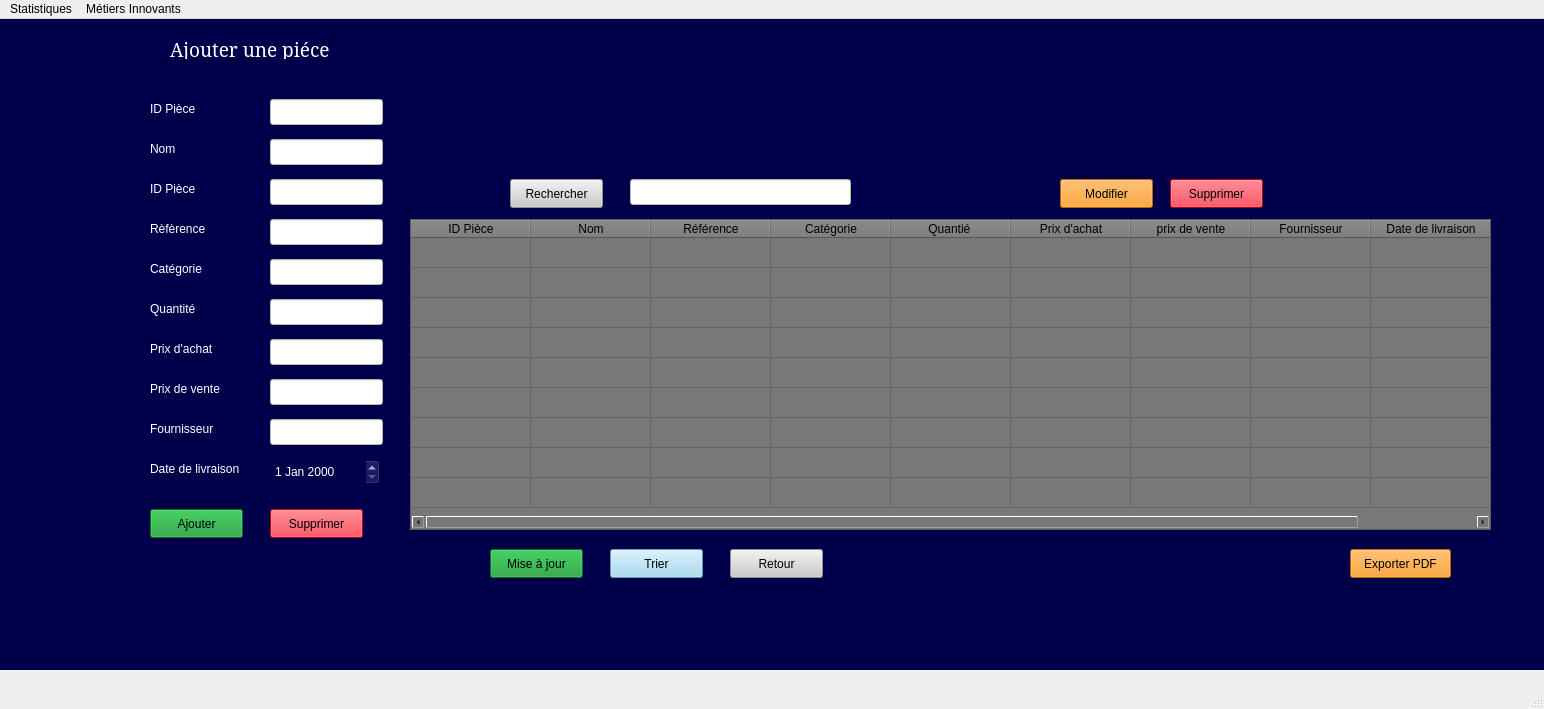
<?xml version="1.0" encoding="UTF-8"?>
<ui version="4.0">
 <class>Nstock</class>
 <widget class="QMainWindow" name="Nstock">
  <property name="geometry">
   <rect>
    <x>0</x>
    <y>0</y>
    <width>1544</width>
    <height>709</height>
   </rect>
  </property>
  <property name="windowTitle">
   <string>Nstock</string>
  </property>
  <widget class="QWidget" name="centralwidget">
   <widget class="QStackedWidget" name="stackedWidget">
    <property name="geometry">
     <rect>
      <x>0</x>
      <y>0</y>
      <width>1571</width>
      <height>651</height>
     </rect>
    </property>
    <property name="styleSheet">
     <string notr="true">background-color: rgb(0, 0, 74);</string>
    </property>
    <widget class="QWidget" name="page">
     <widget class="QLineEdit" name="lineEdit_14">
      <property name="geometry">
       <rect>
        <x>270</x>
        <y>200</y>
        <width>113</width>
        <height>26</height>
       </rect>
      </property>
      <property name="styleSheet">
       <string notr="true">background-color: rgb(255, 255, 255);</string>
      </property>
     </widget>
     <widget class="QPushButton" name="Supprimer">
      <property name="geometry">
       <rect>
        <x>1170</x>
        <y>160</y>
        <width>93</width>
        <height>29</height>
       </rect>
      </property>
      <property name="styleSheet">
       <string notr="true">background-color: rgb(253, 7, 27);</string>
      </property>
      <property name="text">
       <string>Supprimer</string>
      </property>
     </widget>
     <widget class="QLineEdit" name="lineEdit_13">
      <property name="geometry">
       <rect>
        <x>270</x>
        <y>120</y>
        <width>113</width>
        <height>26</height>
       </rect>
      </property>
      <property name="styleSheet">
       <string notr="true">background-color: rgb(255, 255, 255);</string>
      </property>
     </widget>
     <widget class="QLineEdit" name="lineEdit">
      <property name="geometry">
       <rect>
        <x>630</x>
        <y>160</y>
        <width>221</width>
        <height>26</height>
       </rect>
      </property>
      <property name="styleSheet">
       <string notr="true">background-color: rgb(255, 255, 255);</string>
      </property>
     </widget>
     <widget class="QPushButton" name="Miseajour">
      <property name="geometry">
       <rect>
        <x>490</x>
        <y>530</y>
        <width>93</width>
        <height>29</height>
       </rect>
      </property>
      <property name="styleSheet">
       <string notr="true">background-color: rgb(18, 153, 45);</string>
      </property>
      <property name="text">
       <string>Mise à jour</string>
      </property>
     </widget>
     <widget class="QPushButton" name="Trier">
      <property name="geometry">
       <rect>
        <x>610</x>
        <y>530</y>
        <width>93</width>
        <height>29</height>
       </rect>
      </property>
      <property name="styleSheet">
       <string notr="true">background-color: rgb(154, 211, 238);</string>
      </property>
      <property name="text">
       <string>Trier</string>
      </property>
     </widget>
     <widget class="QLabel" name="label_3">
      <property name="geometry">
       <rect>
        <x>150</x>
        <y>120</y>
        <width>71</width>
        <height>20</height>
       </rect>
      </property>
      <property name="styleSheet">
       <string notr="true">color: rgb(255, 255, 255);</string>
      </property>
      <property name="text">
       <string>Nom</string>
      </property>
     </widget>
     <widget class="QLabel" name="label_9">
      <property name="geometry">
       <rect>
        <x>150</x>
        <y>360</y>
        <width>101</width>
        <height>20</height>
       </rect>
      </property>
      <property name="styleSheet">
       <string notr="true">color: rgb(255, 255, 255);</string>
      </property>
      <property name="text">
       <string>Prix de vente</string>
      </property>
     </widget>
     <widget class="QLabel" name="label_8">
      <property name="geometry">
       <rect>
        <x>150</x>
        <y>320</y>
        <width>91</width>
        <height>20</height>
       </rect>
      </property>
      <property name="styleSheet">
       <string notr="true">color: rgb(255, 255, 255);</string>
      </property>
      <property name="text">
       <string>Prix d'achat</string>
      </property>
     </widget>
     <widget class="QLabel" name="label_10">
      <property name="geometry">
       <rect>
        <x>150</x>
        <y>400</y>
        <width>101</width>
        <height>20</height>
       </rect>
      </property>
      <property name="styleSheet">
       <string notr="true">color: rgb(255, 255, 255);</string>
      </property>
      <property name="text">
       <string>Fournisseur</string>
      </property>
     </widget>
     <widget class="QLabel" name="label_11">
      <property name="geometry">
       <rect>
        <x>150</x>
        <y>440</y>
        <width>111</width>
        <height>20</height>
       </rect>
      </property>
      <property name="styleSheet">
       <string notr="true">color: rgb(255, 255, 255);</string>
      </property>
      <property name="text">
       <string>Date de livraison</string>
      </property>
     </widget>
     <widget class="QLineEdit" name="lineEdit_15">
      <property name="geometry">
       <rect>
        <x>270</x>
        <y>240</y>
        <width>113</width>
        <height>26</height>
       </rect>
      </property>
      <property name="styleSheet">
       <string notr="true">background-color: rgb(255, 255, 255);</string>
      </property>
     </widget>
     <widget class="QLabel" name="label_2">
      <property name="geometry">
       <rect>
        <x>150</x>
        <y>80</y>
        <width>71</width>
        <height>20</height>
       </rect>
      </property>
      <property name="styleSheet">
       <string notr="true">color: rgb(255, 255, 255);</string>
      </property>
      <property name="text">
       <string>ID Pièce</string>
      </property>
     </widget>
     <widget class="QLabel" name="label_6">
      <property name="geometry">
       <rect>
        <x>150</x>
        <y>240</y>
        <width>71</width>
        <height>20</height>
       </rect>
      </property>
      <property name="styleSheet">
       <string notr="true">color: rgb(255, 255, 255);</string>
      </property>
      <property name="text">
       <string>Catégorie </string>
      </property>
     </widget>
     <widget class="QPushButton" name="ExporterPDF">
      <property name="geometry">
       <rect>
        <x>1350</x>
        <y>530</y>
        <width>101</width>
        <height>29</height>
       </rect>
      </property>
      <property name="styleSheet">
       <string notr="true">background-color: rgb(203, 203, 203);
background-color: rgb(253, 145, 4);</string>
      </property>
      <property name="text">
       <string>Exporter PDF</string>
      </property>
     </widget>
     <widget class="QLineEdit" name="lineEdit_11">
      <property name="geometry">
       <rect>
        <x>270</x>
        <y>80</y>
        <width>113</width>
        <height>26</height>
       </rect>
      </property>
      <property name="styleSheet">
       <string notr="true">background-color: rgb(255, 255, 255);</string>
      </property>
     </widget>
     <widget class="QPushButton" name="Modifier">
      <property name="geometry">
       <rect>
        <x>1060</x>
        <y>160</y>
        <width>93</width>
        <height>29</height>
       </rect>
      </property>
      <property name="styleSheet">
       <string notr="true">background-color: rgb(253, 145, 4);</string>
      </property>
      <property name="text">
       <string>Modifier</string>
      </property>
     </widget>
     <widget class="QLineEdit" name="lineEdit_12">
      <property name="geometry">
       <rect>
        <x>270</x>
        <y>160</y>
        <width>113</width>
        <height>26</height>
       </rect>
      </property>
      <property name="styleSheet">
       <string notr="true">background-color: rgb(255, 255, 255);</string>
      </property>
     </widget>
     <widget class="QLabel" name="label_12">
      <property name="geometry">
       <rect>
        <x>1310</x>
        <y>20</y>
        <width>121</width>
        <height>111</height>
       </rect>
      </property>
      <property name="text">
       <string/>
      </property>
     </widget>
     <widget class="QLineEdit" name="lineEdit_19">
      <property name="geometry">
       <rect>
        <x>270</x>
        <y>400</y>
        <width>113</width>
        <height>26</height>
       </rect>
      </property>
      <property name="styleSheet">
       <string notr="true">background-color: rgb(255, 255, 255);</string>
      </property>
     </widget>
     <widget class="QLabel" name="label_4">
      <property name="geometry">
       <rect>
        <x>150</x>
        <y>160</y>
        <width>71</width>
        <height>20</height>
       </rect>
      </property>
      <property name="styleSheet">
       <string notr="true">color: rgb(255, 255, 255);</string>
      </property>
      <property name="text">
       <string>ID Pièce</string>
      </property>
     </widget>
     <widget class="QLineEdit" name="lineEdit_16">
      <property name="geometry">
       <rect>
        <x>270</x>
        <y>280</y>
        <width>113</width>
        <height>26</height>
       </rect>
      </property>
      <property name="styleSheet">
       <string notr="true">background-color: rgb(255, 255, 255);</string>
      </property>
     </widget>
     <widget class="QLabel" name="label_7">
      <property name="geometry">
       <rect>
        <x>150</x>
        <y>280</y>
        <width>71</width>
        <height>20</height>
       </rect>
      </property>
      <property name="styleSheet">
       <string notr="true">color: rgb(255, 255, 255);</string>
      </property>
      <property name="text">
       <string>Quantité</string>
      </property>
     </widget>
     <widget class="QLineEdit" name="lineEdit_18">
      <property name="geometry">
       <rect>
        <x>270</x>
        <y>360</y>
        <width>113</width>
        <height>26</height>
       </rect>
      </property>
      <property name="styleSheet">
       <string notr="true">background-color: rgb(255, 255, 255);</string>
      </property>
     </widget>
     <widget class="QPushButton" name="Supprimer_2">
      <property name="geometry">
       <rect>
        <x>270</x>
        <y>490</y>
        <width>93</width>
        <height>29</height>
       </rect>
      </property>
      <property name="styleSheet">
       <string notr="true">background-color: rgb(253, 7, 27);</string>
      </property>
      <property name="text">
       <string>Supprimer</string>
      </property>
     </widget>
     <widget class="QTableWidget" name="tableWidget">
      <property name="geometry">
       <rect>
        <x>410</x>
        <y>200</y>
        <width>1081</width>
        <height>311</height>
       </rect>
      </property>
      <property name="styleSheet">
       <string notr="true">background-color: rgb(120, 120, 120);</string>
      </property>
      <property name="rowCount">
       <number>9</number>
      </property>
      <property name="columnCount">
       <number>9</number>
      </property>
      <attribute name="horizontalHeaderDefaultSectionSize">
       <number>120</number>
      </attribute>
      <attribute name="verticalHeaderVisible">
       <bool>false</bool>
      </attribute>
      <attribute name="verticalHeaderShowSortIndicator" stdset="0">
       <bool>false</bool>
      </attribute>
      <row/>
      <row/>
      <row/>
      <row/>
      <row/>
      <row/>
      <row/>
      <row/>
      <row/>
      <column>
       <property name="text">
        <string>ID Pièce</string>
       </property>
       <property name="background">
        <color>
         <red>139</red>
         <green>139</green>
         <blue>139</blue>
        </color>
       </property>
      </column>
      <column>
       <property name="text">
        <string>Nom</string>
       </property>
       <property name="background">
        <color>
         <red>120</red>
         <green>120</green>
         <blue>120</blue>
        </color>
       </property>
      </column>
      <column>
       <property name="text">
        <string>Référence</string>
       </property>
       <property name="background">
        <color>
         <red>120</red>
         <green>120</green>
         <blue>120</blue>
        </color>
       </property>
      </column>
      <column>
       <property name="text">
        <string>Catégorie</string>
       </property>
       <property name="background">
        <color>
         <red>120</red>
         <green>120</green>
         <blue>120</blue>
        </color>
       </property>
      </column>
      <column>
       <property name="text">
        <string>Quantié </string>
       </property>
       <property name="background">
        <color>
         <red>120</red>
         <green>120</green>
         <blue>120</blue>
        </color>
       </property>
      </column>
      <column>
       <property name="text">
        <string>Prix d'achat</string>
       </property>
       <property name="background">
        <color>
         <red>120</red>
         <green>120</green>
         <blue>120</blue>
        </color>
       </property>
      </column>
      <column>
       <property name="text">
        <string>prix de vente</string>
       </property>
       <property name="background">
        <color>
         <red>120</red>
         <green>120</green>
         <blue>120</blue>
        </color>
       </property>
      </column>
      <column>
       <property name="text">
        <string>Fournisseur</string>
       </property>
       <property name="background">
        <color>
         <red>120</red>
         <green>120</green>
         <blue>120</blue>
        </color>
       </property>
      </column>
      <column>
       <property name="text">
        <string>Date de livraison</string>
       </property>
       <property name="background">
        <color>
         <red>120</red>
         <green>120</green>
         <blue>120</blue>
        </color>
       </property>
      </column>
     </widget>
     <widget class="QLabel" name="label">
      <property name="geometry">
       <rect>
        <x>170</x>
        <y>20</y>
        <width>191</width>
        <height>20</height>
       </rect>
      </property>
      <property name="font">
       <font>
        <family>Constantia</family>
        <pointsize>14</pointsize>
        <underline>true</underline>
       </font>
      </property>
      <property name="styleSheet">
       <string notr="true">color: rgb(255, 255, 255);</string>
      </property>
      <property name="text">
       <string>Ajouter une piéce</string>
      </property>
     </widget>
     <widget class="QPushButton" name="Rechercher">
      <property name="geometry">
       <rect>
        <x>510</x>
        <y>160</y>
        <width>93</width>
        <height>29</height>
       </rect>
      </property>
      <property name="styleSheet">
       <string notr="true">background-color: rgb(203, 203, 203);</string>
      </property>
      <property name="text">
       <string>Rechercher</string>
      </property>
     </widget>
     <widget class="QDateEdit" name="dateEdit_3">
      <property name="geometry">
       <rect>
        <x>270</x>
        <y>440</y>
        <width>110</width>
        <height>26</height>
       </rect>
      </property>
      <property name="styleSheet">
       <string notr="true">color: rgb(255, 255, 255);</string>
      </property>
     </widget>
     <widget class="QLabel" name="label_5">
      <property name="geometry">
       <rect>
        <x>150</x>
        <y>200</y>
        <width>71</width>
        <height>20</height>
       </rect>
      </property>
      <property name="styleSheet">
       <string notr="true">color: rgb(255, 255, 255);</string>
      </property>
      <property name="text">
       <string>Rèfèrence</string>
      </property>
     </widget>
     <widget class="QPushButton" name="Ajouter">
      <property name="geometry">
       <rect>
        <x>150</x>
        <y>490</y>
        <width>93</width>
        <height>29</height>
       </rect>
      </property>
      <property name="styleSheet">
       <string notr="true">background-color: rgb(18, 153, 45);</string>
      </property>
      <property name="text">
       <string>Ajouter</string>
      </property>
     </widget>
     <widget class="QLineEdit" name="lineEdit_17">
      <property name="geometry">
       <rect>
        <x>270</x>
        <y>320</y>
        <width>113</width>
        <height>26</height>
       </rect>
      </property>
      <property name="styleSheet">
       <string notr="true">background-color: rgb(255, 255, 255);</string>
      </property>
     </widget>
     <widget class="QPushButton" name="Rechercher_2">
      <property name="geometry">
       <rect>
        <x>730</x>
        <y>530</y>
        <width>93</width>
        <height>29</height>
       </rect>
      </property>
      <property name="styleSheet">
       <string notr="true">background-color: rgb(203, 203, 203);</string>
      </property>
      <property name="text">
       <string>Retour</string>
      </property>
     </widget>
    </widget>
    <widget class="QWidget" name="page_2"/>
   </widget>
  </widget>
  <widget class="QMenuBar" name="menubar">
   <property name="geometry">
    <rect>
     <x>0</x>
     <y>0</y>
     <width>1544</width>
     <height>26</height>
    </rect>
   </property>
   <widget class="QMenu" name="menuMenu">
    <property name="title">
     <string>Statistiques</string>
    </property>
    <addaction name="actionEmployer"/>
   </widget>
   <widget class="QMenu" name="menuStatistique">
    <property name="title">
     <string>Métiers Innovants</string>
    </property>
    <addaction name="actionID"/>
    <addaction name="actionSuivi_du_stock_en_temps_r_el"/>
   </widget>
   <addaction name="menuMenu"/>
   <addaction name="menuStatistique"/>
  </widget>
  <widget class="QStatusBar" name="statusbar"/>
  <action name="actionID">
   <property name="text">
    <string>Détection fin du stock</string>
   </property>
  </action>
  <action name="actionEmployer">
   <property name="text">
    <string>Id</string>
   </property>
  </action>
  <action name="actionSuivi_du_stock_en_temps_r_el">
   <property name="text">
    <string>Suivi du stock en temps réel</string>
   </property>
  </action>
 </widget>
 <resources/>
 <connections/>
</ui>
